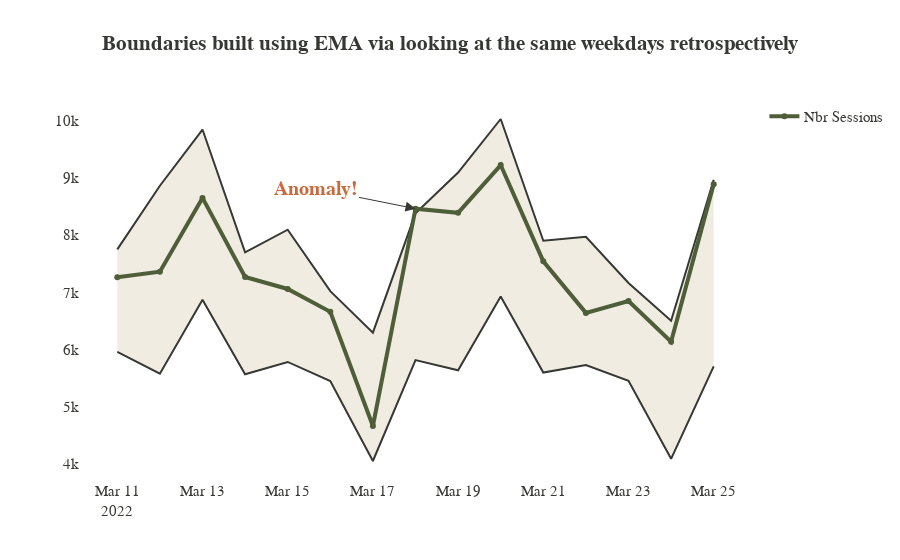

The code cell stored with this chart in its notebook:
### Code cell
anomaly_df = df.copy()
anomaly_df.loc[anomaly_df.date == '2022-03-17', 'nbr_sessions'] -= 1500

dates, orig, lower, upper = [], [], [], []

for d in check_dates:
    subset_df = anomaly_df.loc[(anomaly_df.date <= d) & (anomaly_df.weekday == d.strftime('%A'))].tail(15).copy()
    values = subset_df.nbr_sessions.values
    dates.append(subset_df.date.tolist()[-1])
    orig.append(values[-1])
    e = ema(values)
    s = std(values)
    lower.append(e - s * 2)
    upper.append(e + s * 2)

fig = go.Figure([
    go.Scatter(x=dates, y=lower, mode='lines', marker={'color': black}, name='upper', showlegend=False),
    go.Scatter(
        x=dates, y=upper, mode='lines', marker={'color': black}, name='upper', 
        fill='tonexty', fillcolor='rgba(240,236,225,20)', showlegend=False
    ),
    go.Scatter(
        x=dates, y=orig, name='Nbr Sessions', line={'width': 4, 'color': dgreen},
        text=df[df.date.isin(dates)].weekday
        ),
])
anomaly_date = '2022-03-18'
fig.add_annotation(
    x=anomaly_date, y=anomaly_df.loc[anomaly_df.date == anomaly_date, 'nbr_sessions'].values[0], 
    text='<b>Anomaly!</b>', ax=-100, ay=-20,
    showarrow=True, arrowhead=2, arrowsize=2, arrowcolor=black, 
    font={'family': 'Times New Roman', 'size': 20, 'color': orange}
)
fig.update_layout(title='<b>Boundaries built using EMA via looking at the same weekdays retrospectively</b>')
fig = clean_fig(fig)
write_image(fig, 'ema_boundaries_weekdays')
fig.show()

### Figure 1 — Plotly figure (JSON) as saved in the notebook; plotly's stock layout.template omitted (floating-point values rounded to 4 significant figures)
{"data": [{"marker": {"color": "#363833"}, "mode": "lines", "name": "upper", "showlegend": false, "type": "scatter", "x": ["2022-03-11T00:00:00", "2022-03-12T00:00:00", "2022-03-13T00:00:00", "2022-03-14T00:00:00", "2022-03-15T00:00:00", "2022-03-16T00:00:00", "2022-03-17T00:00:00", "2022-03-18T00:00:00", "2022-03-19T00:00:00", "2022-03-20T00:00:00", "2022-03-21T00:00:00", "2022-03-22T00:00:00", "2022-03-23T00:00:00", "2022-03-24T00:00:00", "2022-03-25T00:00:00"], "y": [5958.0, 5577.0, 6868.0, 5565.0, 5782.0, 5447.0, 4049.0, 5814.0, 5635.0, 6925.0, 5595.0, 5729.0, 5453.0, 4087.0, 5704.0]}, {"fill": "tonexty", "fillcolor": "rgba(240,236,225,20)", "marker": {"color": "#363833"}, "mode": "lines", "name": "upper", "showlegend": false, "type": "scatter", "x": ["2022-03-11T00:00:00", "2022-03-12T00:00:00", "2022-03-13T00:00:00", "2022-03-14T00:00:00", "2022-03-15T00:00:00", "2022-03-16T00:00:00", "2022-03-17T00:00:00", "2022-03-18T00:00:00", "2022-03-19T00:00:00", "2022-03-20T00:00:00", "2022-03-21T00:00:00", "2022-03-22T00:00:00", "2022-03-23T00:00:00", "2022-03-24T00:00:00", "2022-03-25T00:00:00"], "y": [7750.0, 8865.0, 9847.0, 7697.0, 8095.0, 7020.0, 6293.0, 8382.0, 9095.0, 10030.0, 7902.0, 7970.0, 7163.0, 6502.0, 8969.0]}, {"line": {"color": "#4d5e38", "width": 4}, "name": "Nbr Sessions", "text": ["Friday", "Saturday", "Sunday", "Monday", "Tuesday", "Wednesday", "Thursday", "Friday", "Saturday", "Sunday", "Monday", "Tuesday", "Wednesday", "Thursday", "Friday"], "type": "scatter", "x": ["2022-03-11T00:00:00", "2022-03-12T00:00:00", "2022-03-13T00:00:00", "2022-03-14T00:00:00", "2022-03-15T00:00:00", "2022-03-16T00:00:00", "2022-03-17T00:00:00", "2022-03-18T00:00:00", "2022-03-19T00:00:00", "2022-03-20T00:00:00", "2022-03-21T00:00:00", "2022-03-22T00:00:00", "2022-03-23T00:00:00", "2022-03-24T00:00:00", "2022-03-25T00:00:00"], "y": [7262, 7361, 8651, 7268, 7058, 6659, 4661, 8463, 8390, 9226, 7542, 6640, 6846, 6136, 8891]}], "layout": {"annotations": [{"arrowcolor": "#363833", "arrowhead": 2, "arrowsize": 2, "ax": -100, "ay": -20, "font": {"color": "#c86a3e", "family": "Times New Roman", "size": 20}, "showarrow": true, "text": "<b>Anomaly!</b>", "x": "2022-03-18", "y": 8463}], "coloraxis": {"showscale": false}, "font": {"color": "#363833", "family": "Arial", "size": 15}, "plot_bgcolor": "#FFF", "title": {"font": {"family": "Times New Roman"}, "text": "<b>Boundaries built using EMA via looking at the same weekdays retrospectively</b>", "x": 0.5}}}
